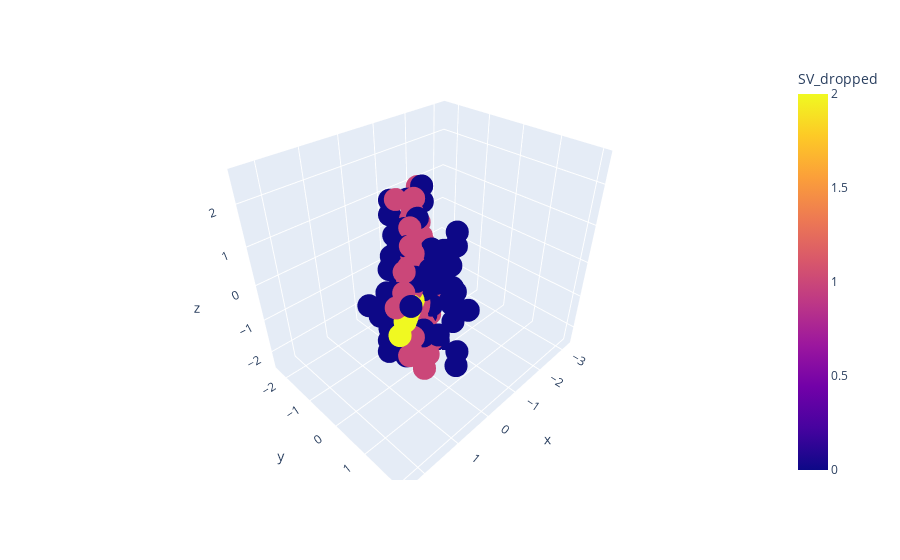

The code cell stored with this chart in its notebook:
### Markdown cell above
____

<font size=+2 color=#FFAA00> Problem 4: Visualizing PCA's Dimensionality Reduction (20 points) </font>

____

In this problem you are going to illustrate visually what PCA does. Your first task is to create a fake dataset $X_0$ with a controlled variance structure in 3D. Do that now. Use Plotly to visualize your dataset so that you can rotate the data to examine its topologial structure. 

If you need a hint, you can uncomment the code below; comment it if you use it. Otherwise, just ignore it; there are many ways to do this.

Second, find the SVD of the data matrix $X_0$ you created (with `linalg`). From that SVD, create two new datasets by:
* setting the smallest singular value to 0, and then reconstructing a new $X_1$
* setting the _two_ smallest SVs to 0, and then reconstructing a new $X_2$.

Be sure that $X_0$, $X_1$ and $X_2$ all have the same shape, just with a slightly different SVD. It is only the values in $\Sigma$ that differ among the datasets.

Third, make a 3D Plotly scatter plot with $X$, $X_1$ and $X_2$. In a markdown cell, comment on your findings. How would you describe the structure/topology of the datasets you see visually?

---

Answer:

##### Original Dataset (X0):

The original dataset appears to have a clustered structure with some level of correlation between the variables.
Points in the dataset are distributed in a manner that suggests a certain level of curvature or correlation between the dimensions.

##### Modified Datasets (X1 and X2):

X1: After setting the smallest singular value to 0 and reconstructing the dataset, there might be a reduction in dimensionality along one of the axes. This reduction might lead to a flattening effect or a compression of the dataset along that dimension.

X2: Setting the two smallest singular values to 0 might result in a more significant reduction in dimensionality compared to X1. This could lead to further flattening or compression of the dataset along multiple dimensions, potentially altering the overall shape and structure.

### Code cell
import plotly.express as px
import pandas as pd

# create controllable covariance dataset
mean = [0, 0, 0]
cov_matrix = np.array([[1, 0.8, 0.5],
       [0.8, 1, 0.3],
       [0.5, 0.3, 1]]) # this is covariance matrix of X_0
x, y, z = np.random.multivariate_normal(mean, cov_matrix, 100).T

# create data matrix X
X_0 = np.vstack((x, y, z)).T


# Calculate the Singular Value Decomposition (SVD) of X0
U, S, Vt = np.linalg.svd(X_0)

# Create new datasets by setting singular values to 0
# For X1, set the smallest singular value to 0
S_1 = np.copy(S)
S_1[-1] = 0


# For X2, set the two smallest singular values to 0
S_2 = np.copy(S)
S_2[-2:] = 0

# create two more datasets with zero SVs
X_1 = np.dot(U[:, :len(S_1)] * S_1, Vt)
X_2 = np.dot(U[:, :len(S_2)] * S_2, Vt)

# Plotly likes to use dataframes
df_0 = pd.DataFrame({"x" : X_0[:,0], "y": X_0[:,1], "z": X_0[:,2]})
df_0['SV_dropped'] = 0
df_1 = pd.DataFrame({"x" : X_1[:,0], "y": X_1[:,1], "z": X_1[:,2]})
df_1['SV_dropped'] = 1
df_2 = pd.DataFrame({"x" : X_2[:,0], "y": X_2[:,1], "z": X_2[:,2]})
df_2['SV_dropped'] = 2

# combine datasets
combined_df = pd.concat([df_0,df_1,df_2], ignore_index=True)


# visualize it
px.scatter_3d(combined_df, x="x", y="y", z="z", color="SV_dropped")

### Figure 1 — Plotly figure (JSON) as saved in the notebook; plotly's stock layout.template omitted (floating-point values rounded to 4 significant figures; data arrays with more than 128 entries replaced by an {"elided": "..."} marker saying what was removed)
{"data": [{"hovertemplate": "x=%{x}<br>y=%{y}<br>z=%{z}<br>SV_dropped=%{marker.color}<extra></extra>", "legendgroup": "", "marker": {"color": {"elided": "300 int values"}, "coloraxis": "coloraxis", "symbol": "circle"}, "mode": "markers", "name": "", "scene": "scene", "showlegend": false, "type": "scatter3d", "x": {"elided": "300 float values"}, "y": {"elided": "300 float values"}, "z": {"elided": "300 float values"}}], "layout": {"coloraxis": {"colorbar": {"title": {"text": "SV_dropped"}}, "colorscale": [[0, "#0d0887"], [0.1111, "#46039f"], [0.2222, "#7201a8"], [0.3333, "#9c179e"], [0.4444, "#bd3786"], [0.5556, "#d8576b"], [0.6667, "#ed7953"], [0.7778, "#fb9f3a"], [0.8889, "#fdca26"], [1, "#f0f921"]]}, "legend": {"tracegroupgap": 0}, "margin": {"t": 60}, "scene": {"domain": {"x": [0, 1], "y": [0, 1]}, "xaxis": {"title": {"text": "x"}}, "yaxis": {"title": {"text": "y"}}, "zaxis": {"title": {"text": "z"}}}}}
